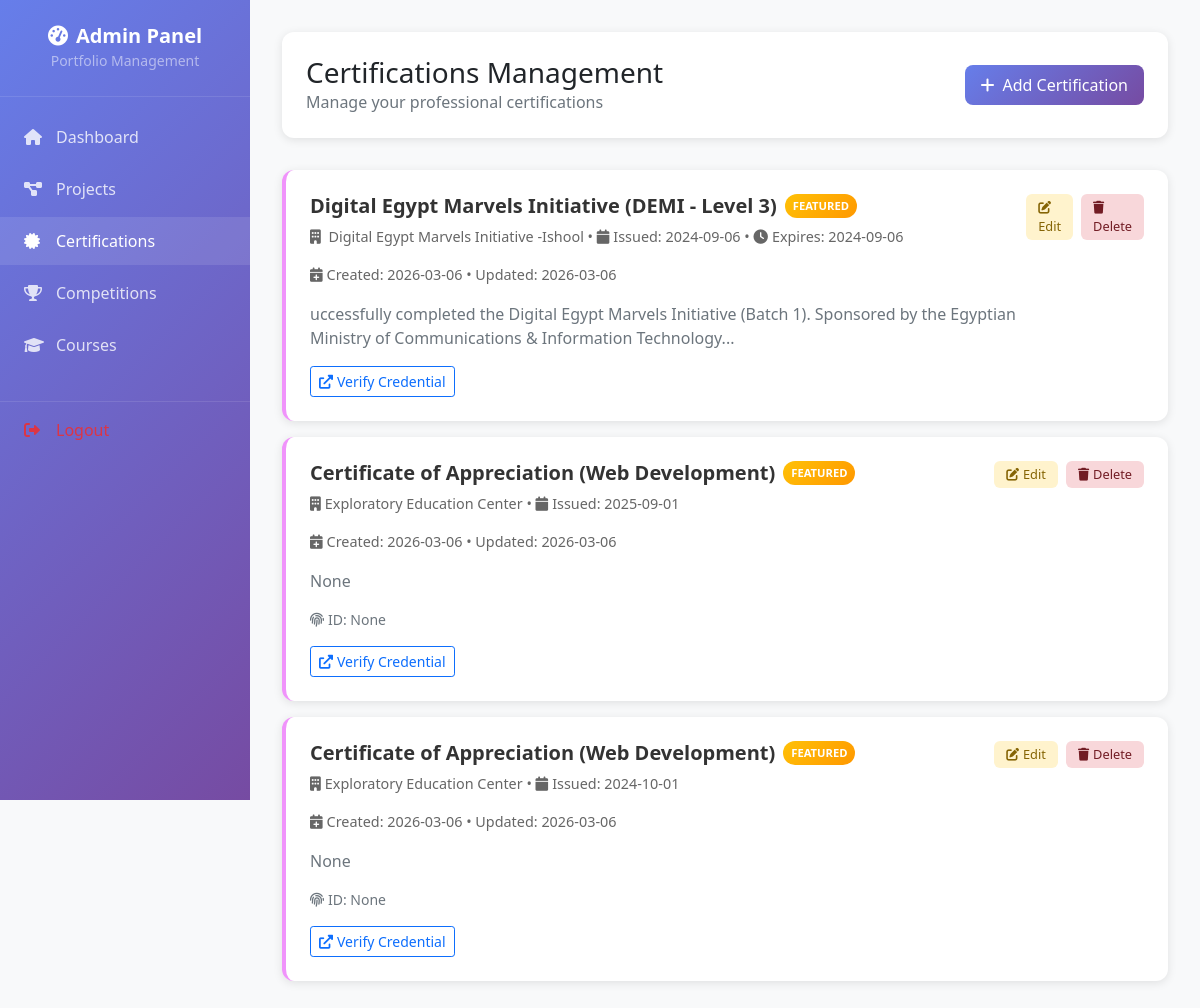
Page /admin/certifications (signed in) on the committed database.
### app/models.py (models this page shows, shortened)
class Certification(db.Model):
    __tablename__ = 'certifications'
    id = db.Column(db.Integer, primary_key=True)
    title = db.Column(db.String(200), nullable=False)
    issuer = db.Column(db.String(200), nullable=False)
    issue_date = db.Column(db.Date, nullable=False)
    expiry_date = db.Column(db.Date, nullable=True)
    credential_id = db.Column(db.String(100), nullable=True)
    credential_url = db.Column(db.String(500), nullable=True)
    image_url = db.Column(db.String(500), nullable=True)
    description = db.Column(db.Text, nullable=True)
    featured = db.Column(db.Boolean, default=False)
    created_at = db.Column(db.DateTime, default=datetime.utcnow)
    updated_at = db.Column(db.DateTime, default=datetime.utcnow, onupdate=datetime.utcnow)

### app/admin.py (the view)
@admin_bp.route('/certifications')
@admin_required
def certifications():
    certifications = Certification.query.order_by(Certification.created_at.desc()).all()
    return render_template('admin/certifications.html', certifications=certifications)

### app/admin.py (called while the page is built)
def admin_required(f):
    @wraps(f)
    def decorated_function(*args, **kwargs):
        if 'admin_logged_in' not in session:
            flash('Please login to access admin dashboard', 'danger')
            return redirect(url_for('admin.login'))
        return f(*args, **kwargs)
    return decorated_function

### app/templates/admin/certifications.html (shortened to what this page needs)
<!DOCTYPE html>
<html lang="en">
<head>
    <link href="https://cdn.jsdelivr.net/npm/bootstrap@5.1.3/dist/css/bootstrap.min.css" rel="stylesheet">
    <link href="https://cdnjs.cloudflare.com/ajax/libs/font-awesome/6.0.0/css/all.min.css" rel="stylesheet">
</head>
<body>
    <div class="admin-wrapper">
        <nav class="sidebar" id="sidebar">
            <div class="sidebar-header">
                <h4><i class="fas fa-tachometer-alt me-2"></i>Admin Panel</h4>
                <small class="text-white-50">Portfolio Management</small>
            </div>
            <div class="sidebar-nav">
                <a class="nav-link" href="{{ url_for('admin.dashboard') }}">
                    <i class="fas fa-home"></i>Dashboard
                </a>
                <a class="nav-link" href="{{ url_for('admin.projects') }}">
                    <i class="fas fa-project-diagram"></i>Projects
                </a>
                <a class="nav-link active" href="{{ url_for('admin.certifications') }}">
                    <i class="fas fa-certificate"></i>Certifications
                </a>
                <a class="nav-link" href="{{ url_for('admin.competitions') }}">
                    <i class="fas fa-trophy"></i>Competitions
                </a>
                <a class="nav-link" href="{{ url_for('admin.courses') }}">
                    <i class="fas fa-graduation-cap"></i>Courses
                </a>
                <a class="nav-link text-danger" href="{{ url_for('admin.logout') }}">
                    <i class="fas fa-sign-out-alt"></i>Logout
                </a>
            </div>
        </nav>
        <main class="main-content">
            <div class="top-header">
                <div class="d-flex justify-content-between align-items-center">
                    <div>
                        <h1 class="h3 mb-0">Certifications Management</h1>
                        <p class="text-muted mb-0">Manage your professional certifications</p>
                    </div>
                    <a href="{{ url_for('admin.add_certification') }}" class="btn-add">
                        <i class="fas fa-plus me-2"></i>Add Certification
                    </a>
                </div>
            </div>
            <div class="certifications-container">
                {% if certifications %}
                    {% for certification in certifications %}
                    <div class="certification-card">
                        <div class="d-flex justify-content-between align-items-start">
                            <div class="flex-grow-1">
                                <div class="d-flex align-items-center mb-2">
                                    <h5 class="certification-title mb-0">{{ certification.title }}</h5>
                                    {% if certification.featured %}
                                    <span class="featured-badge ms-2">FEATURED</span>
                                    {% endif %}
                                </div>
                                <p class="certification-meta">
                                    <i class="fas fa-building me-1"></i>{{ certification.issuer }}
                                    {% if certification.issue_date %}
                                    • <i class="fas fa-calendar me-1"></i>Issued: {{ certification.issue_date.strftime('%Y-%m-%d') }}
                                    {% endif %}
                                    {% if certification.expiry_date %}
                                    • <i class="fas fa-clock me-1"></i>Expires: {{ certification.expiry_date.strftime('%Y-%m-%d') }}
                                    {% endif %}
                                </p>
                                <p class="certification-meta">
                                    <i class="fas fa-calendar-plus me-1"></i>Created: {{ certification.created_at.strftime('%Y-%m-%d') }}
                                    {% if certification.updated_at != certification.created_at %}
                                    • Updated: {{ certification.updated_at.strftime('%Y-%m-%d') }}
                                    {% endif %}
                                </p>
                                {% if certification.description %}
                                <p class="text-muted">{{ certification.description[:150] }}{% if certification.description|length > 150 %}...{% endif %}</p>
                                {% endif %}
                                {% if certification.credential_id %}
                                <p class="text-muted small"><i class="fas fa-fingerprint me-1"></i>ID: {{ certification.credential_id }}</p>
                                {% endif %}
                                <div class="certification-links">
                                    {% if certification.credential_url %}
                                    <a href="{{ certification.credential_url }}" target="_blank" class="btn btn-sm btn-outline-primary me-2">
                                        <i class="fas fa-external-link-alt me-1"></i>Verify Credential
                                    </a>
                                    {% endif %}
                                </div>
                            </div>
                            <div class="certification-actions">
                                <a href="{{ url_for('admin.edit_certification', id=certification.id) }}" class="btn-action btn-edit">
                                    <i class="fas fa-edit me-1"></i>Edit
                                </a>
                                <a href="{{ url_for('admin.delete_certification', id=certification.id) }}" class="btn-action btn-delete"
                                   onclick="return confirm('Are you sure you want to delete this certification?')">
                                    <i class="fas fa-trash me-1"></i>Delete
                                </a>
                            </div>
                        </div>
                    </div>
                    {% endfor %}
                {% endif %}
            </div>
        </main>
    </div>
</body>
</html>

### app/templates/admin/certifications.html (style rules this page uses)
body { background-color: #f8f9fa; margin: 0; padding: 0; }
.admin-wrapper { display: flex; min-height: 100vh; }
.sidebar { width: 250px; background: linear-gradient(135deg, #667eea 0%, #764ba2 100%); color: white; position: fixed; height: 100vh; overflow-y: auto; z-index: 1000; transition: transform 0.3s ease; }
.sidebar-header { padding: 1.5rem; text-align: center; border-bottom: 1px solid rgba(255, 255, 255, 0.1); }
.sidebar-header h4 { margin: 0; font-size: 1.25rem; font-weight: 600; }
.sidebar-nav { padding: 1rem 0; }
.sidebar .nav-link { color: rgba(255, 255, 255, 0.8); padding: 0.75rem 1.5rem; border-radius: 0; margin-bottom: 0.25rem; transition: all 0.3s ease; display: flex; align-items: center; text-decoration: none; }
.sidebar .nav-link:hover, .sidebar .nav-link.active { background: rgba(255, 255, 255, 0.1); color: white; }
.sidebar .nav-link i { width: 20px; margin-right: 0.75rem; }
.sidebar .nav-link.text-danger { margin-top: 2rem; border-top: 1px solid rgba(255, 255, 255, 0.1); padding-top: 1rem; }
.main-content { flex: 1; margin-left: 250px; padding: 2rem; min-height: 100vh; }
.top-header { background: white; border-radius: 12px; padding: 1.5rem; margin-bottom: 2rem; box-shadow: 0 2px 10px rgba(0, 0, 0, 0.1); }
.btn-add { background: linear-gradient(135deg, #667eea 0%, #764ba2 100%); border: none; border-radius: 8px; padding: 0.5rem 1rem; color: white; text-decoration: none; display: inline-block; transition: transform 0.2s ease; }
.certification-card { background: white; border-radius: 12px; padding: 1.5rem; margin-bottom: 1rem; box-shadow: 0 2px 10px rgba(0, 0, 0, 0.1); transition: transform 0.3s ease; border-left: 4px solid #f093fb; }
.certification-title { color: #333; font-weight: 600; margin-bottom: 0.5rem; }
.certification-meta { color: #666; font-size: 0.9rem; margin-bottom: 1rem; }
.certification-actions { display: flex; gap: 0.5rem; }
.btn-action { padding: 0.25rem 0.75rem; border-radius: 6px; font-size: 0.8rem; text-decoration: none; transition: all 0.2s ease; }
.btn-edit { background: #fff3cd; color: #856404; }
.btn-delete { background: #f8d7da; color: #721c24; }
.featured-badge { background: linear-gradient(135deg, #ffc107 0%, #ff9800 100%); color: white; padding: 0.25rem 0.5rem; border-radius: 12px; font-size: 0.7rem; font-weight: 600; }

### rows in the picture
Certification: title "Digital Egypt Marvels Initiative (DEMI - Level 3)", featured "FEATURED", issuer "Digital Egypt Marvels Initiative -Ishool", issue_date "2024-09-06", expiry_date "2024-09-06", created_at "2026-03-06", updated_at "2026-03-06", description "uccessfully completed the Digital Egypt Marvels Initiative (Batch 1). Sponsored by the Egyptian Ministry of Communications & Information Technology"
Certification: title "Certificate of Appreciation (Web Development)", featured "FEATURED", issuer "Exploratory Education Center", issue_date "2025-09-01", created_at "2026-03-06", updated_at "2026-03-06", description "None", credential_id "None"
Certification: title "Certificate of Appreciation (Web Development)", featured "FEATURED", issuer "Exploratory Education Center", issue_date "2024-10-01", created_at "2026-03-06", updated_at "2026-03-06", description "None", credential_id "None"
